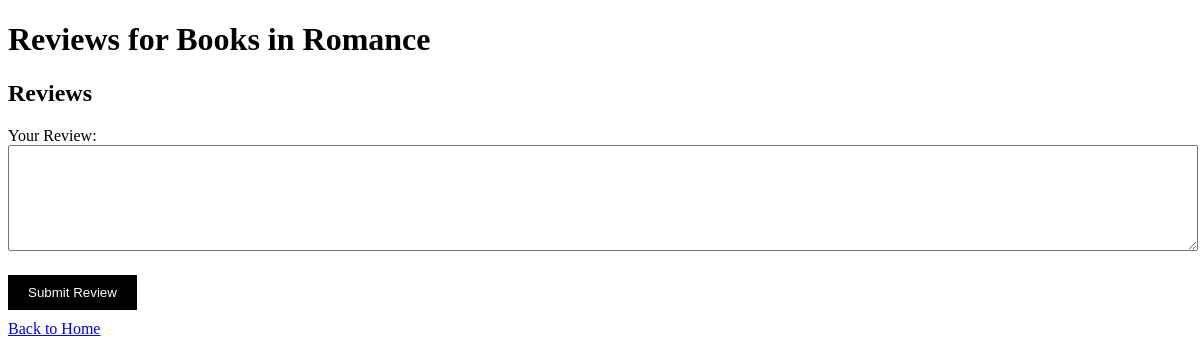
The page /reviews/romance on the database as committed earlier.
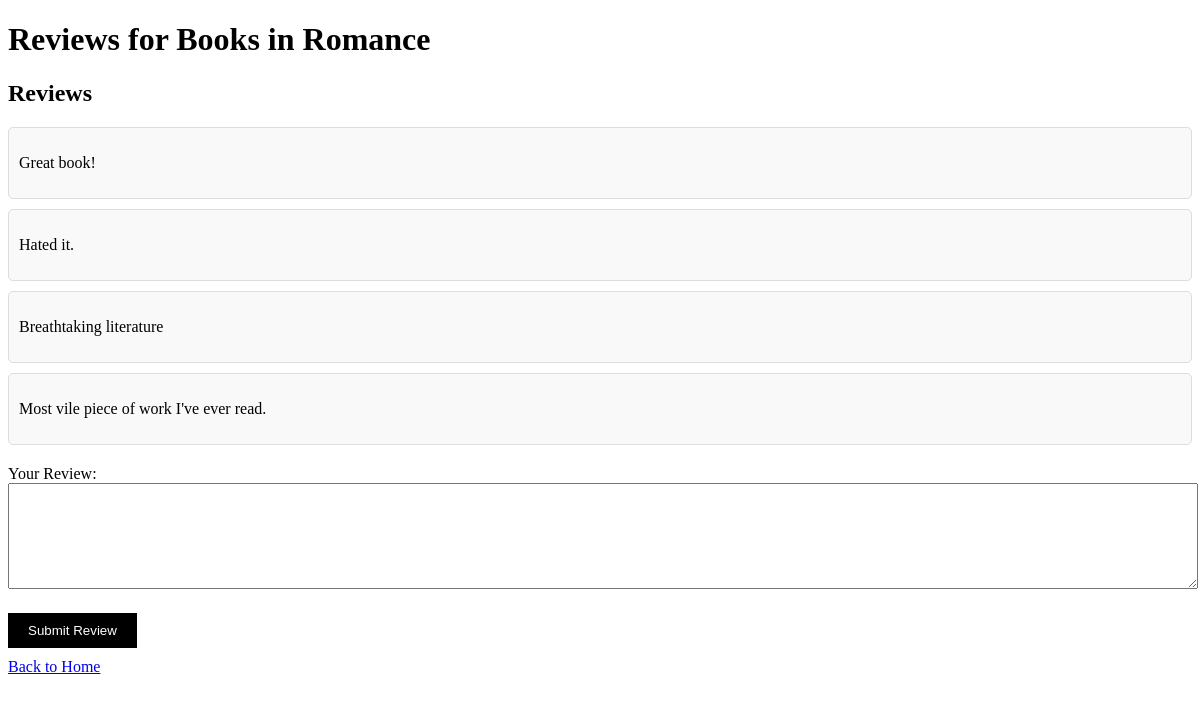
The same page on the database as committed later.
### tables this page shows
CREATE TABLE Reviews (title TEXT, genre TEXT, review TEXT);

### app.py (the view)
@app.route('/reviews/<genre>')
def reviews(genre):
    conn = sqlite3.connect('socialReads.db')
    cur = conn.cursor()
    cur.execute("SELECT review FROM Reviews WHERE genre=?", (genre,))
    reviews = cur.fetchall()
    conn.close()
    return render_template('reviews.html', genre=genre, reviews=reviews)

### templates/reviews.html (shortened to what this page needs)
<!DOCTYPE html>
<html lang="en">
<head>
</head>
<body>
    <h1>Reviews for Books in {{ genre | capitalize }}</h1>
    <div id="reviews-container">
        <h2>Reviews</h2>
        {% for review in reviews %}
        <div class="review-box">
            <p>{{ review[0] }}</p>
        </div>
        {% endfor %}
    </div>
    <form action="/submit_review/{{ genre }}" method="post">
        <label for="review-text">Your Review:</label>
        <textarea id="review-text" name="review" required></textarea>
        <button type="submit">Submit Review</button>
    </form>
    <a href="/">Back to Home</a>
</body>
</html>

### templates/reviews.html (style rules this page uses)
#reviews-container { margin-top: 20px; }
.review-box { border: 1px solid #ddd; margin-bottom: 10px; padding: 10px; border-radius: 5px; background-color: #f9f9f9; }
form { margin-top: 20px; }
textarea { width: 100%; height: 100px; margin-bottom: 10px; }
button { background-color: black; color: white; padding: 10px 20px; margin: 10px 0; border: none; cursor: pointer; }

Rows that differ between the two databases and show on the page:
added Reviews: review "Great book!"
added Reviews: review "Hated it."
added Reviews: review "Breathtaking literature"
added Reviews: review "Most vile piece of work I've ever read."
